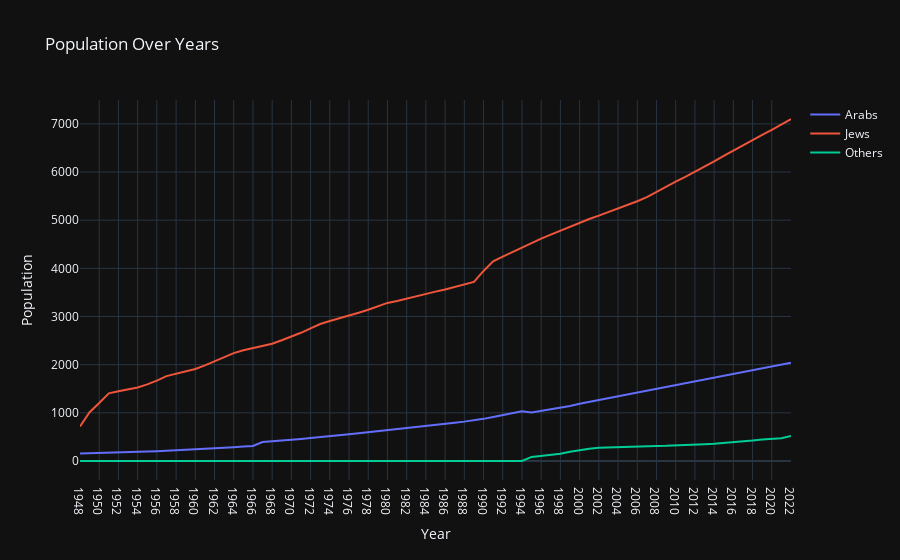

Notebook code for this chart:
### Code cell
import pandas as pd
import plotly.graph_objects as go

# Assuming your DataFrame is named df_population
# Create separate line plots for each population type
fig = go.Figure()

# Add line plot for Arabs
fig.add_trace(go.Scatter(x=df['Year'], y=df['Arabs '],
                    mode='lines',
                    name='Arabs'))

# Add line plot for Jews
fig.add_trace(go.Scatter(x=df['Year'], y=df['Jews'],
                    mode='lines',
                    name='Jews'))

# Add line plot for Others
fig.add_trace(go.Scatter(x=df['Year'], y=df['Others'],
                    mode='lines',
                    name='Others'))

# Update layout
fig.update_layout(title='Population Over Years',
                  xaxis_title='Year',
                  yaxis_title='Population')

# Show the plot
fig.show()
